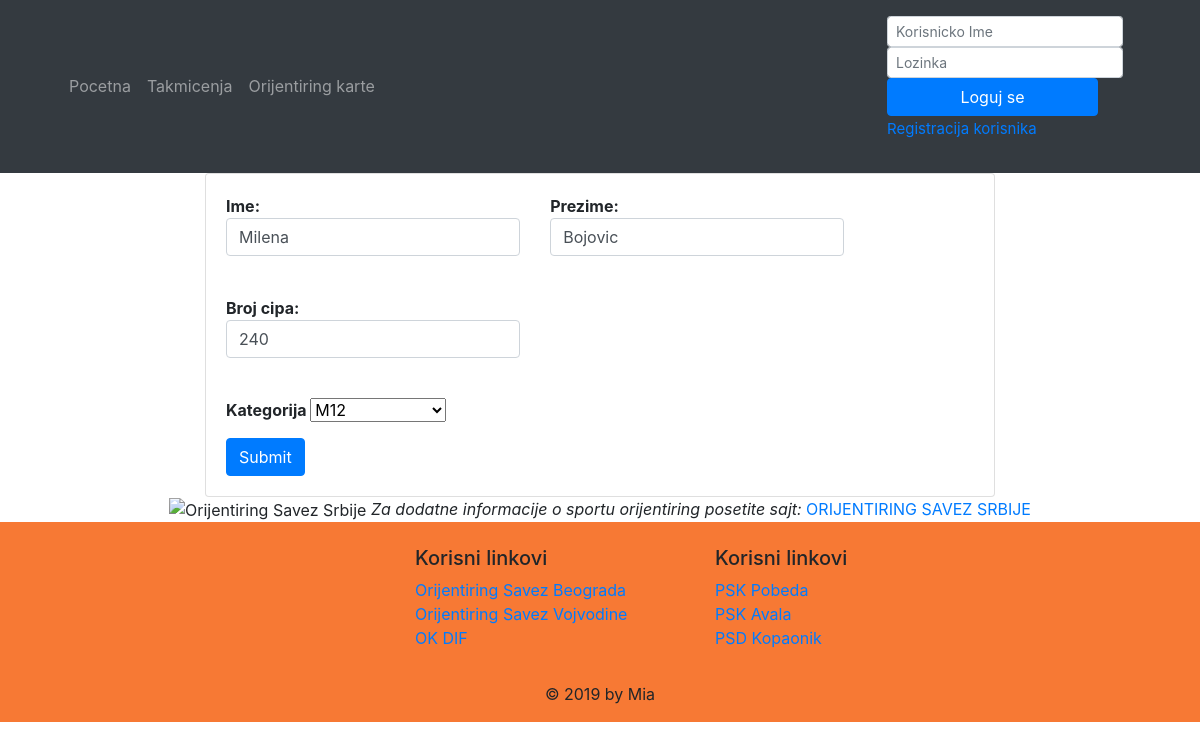
Page /izmeni.php?id=104 on the committed database.
### tables this page shows
CREATE TABLE `takmicari` (
  `id` int(11) NOT NULL,
  `ime` varchar(50) NOT NULL,
  `prezime` varchar(50) NOT NULL,
  `idKlub` int(11) DEFAULT NULL,
  `registracioniBroj` varchar(11) NOT NULL,
  `brojCipa` int(11) DEFAULT NULL,
  `idKategorije` int(11) NOT NULL,
  `idKorisnik` int(11) DEFAULT NULL,
  `nacinUbacivanja` int(11) NOT NULL DEFAULT '0'
);

### funkcije.php (called while the page is built, shortened)
<?php
function getKategorije( $konekcija ) {
    $kat = array();
    $kategorije = mysqli_query( $konekcija, 'SELECT * FROM `kategorije`' );
    while ( $row = mysqli_fetch_assoc( $kategorije ) ) {
        $kat[ $row['id']] = $row['naziv'];
    }
    return $kat;
}
?>

### izmeni.php (the view, shortened to what this page needs)
<?php
include ( 'funkcije.php' );
$konekcija = konekcija();
function renderForm( $id, $ime, $prezime, $brojCipa, $error, $kat, $konekcija ) {
    $kat = getKategorije( $konekcija );
    echo'
<div class="card">
                <div class="card-body">
                  <form action="#" method="POST">
                    <div class="row">
                      <div class="col-md-5">
                        <div class="form-group bmd-form-group">
                           <input type="hidden" name="id" class="form-control" value = '.$id.'  >
                           <strong>Ime: </strong> <input type = "text" name = "ime" class="form-control" value = '.$ime.'><br/>
                        </div>
                      </div>
                      <div class="col-md-5">
                        <div class="form-group bmd-form-group">
                            <strong>Prezime: </strong> <input type = "text" name = "prezime" class="form-control" value = '.$prezime.'><br/>
                        </div>
                      </div>
                    </div>
                    <div class="row">
                    <div class="col-md-5">
                        <div class="form-group bmd-form-group">
                        <strong>Broj cipa: </strong> <input type = "text" name = "brojCipa" class="form-control" value = '.$brojCipa.'><br/>
                        </div>
                      </div>
                      <div class="col-md-5">
                      </div>
                    </div>
                    <div class="row">
                    <div class="col-md-5">
                    <div class="form-group bmd-form-group">
                    <strong>Kategorija </strong>  <select name="idKategorije" id="kategorije" class="form-control-label" >';
    foreach ( $kat as $id => $naziv ) {
        echo '<option class="opcije" value="'.$id.'">'.$naziv.'</option> ';
    }
    echo'</select>  <br/>
                   </div>
                  </div>
                    </div>
                     <input type = "submit" name = "button" "value = "Izmeni profil" class="btn btn-primary">
                    <div class="clearfix"></div>
                  </form>
                </div>
              </div>';
}
if ( isset( $_POST['button'] ) ) {
    if ( is_numeric( $_POST['id'] ) ) {
        $id = $_POST['id'];
        $ime = mysqli_real_escape_string( $konekcija, $_POST['ime'] );
        $prezime = mysqli_real_escape_string( $konekcija, $_POST['prezime'] );
        $brojCipa = mysqli_real_escape_string( $konekcija, $_POST['brojCipa'] );
        $kat = mysqli_real_escape_string( $konekcija, $_POST['idKategorije'] );
        if ( $ime == '' || $prezime == '' || $brojCipa == '' || $kat == '' ) {
            $error = 'greska. popunite sva neophodna polja';
            include ( 'header.php' );
            renderForm( $id, $ime, $prezime, $brojCipa, $error, $konekcija );
        } else {
            $sql = "UPDATE takmicari SET ime='$ime', prezime='$prezime', brojCipa = '$brojCipa', idKategorije = '$kat' WHERE id='$id'";
            mysqli_query( $konekcija, $sql )
            or die( mysql_error() );
            header( 'Location: klubint.php' );
        }
    } else {
        echo 'Error!';
    }
} else {
    if ( isset( $_GET['id'] ) && is_numeric( $_GET['id'] ) && $_GET['id'] > 0 ) {
        $id = $_GET['id'];
        $result = mysqli_query( $konekcija, "SELECT * FROM takmicari WHERE id=$id" )
        or die( mysql_error() );
        $row = mysqli_fetch_array( $result );
        if ( $row ) {
            $prezime = $row['prezime'];
            $kat = $row['idKategorije'];
            $brojCipa = $row['brojCipa'];
            include ( 'header.php' );
            renderForm( $id, $ime, $prezime, $brojCipa, $kat, '', $konekcija );
        } else
        echo 'Nema rezultata';
    }
}
?>
<?php
include ( 'footer.php' );
?>

### stil.css (style rules this page uses)
.form-control-label { width: 46%; height: 60%; }
.card { height: 100%; }

### rows in the picture
takmicari: ime "Milena", prezime "Bojovic", brojCipa "240"

### other values in the picture
form field idKategorije "M12"
